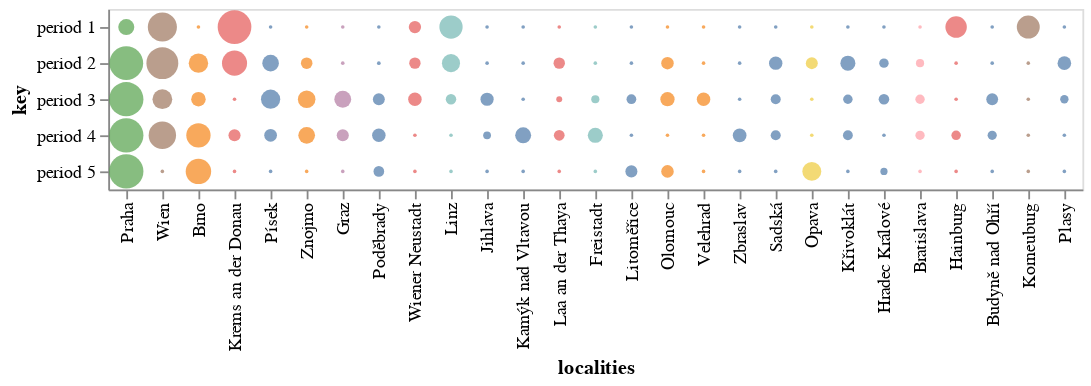

The code cell stored with this chart in its notebook:
### Code cell
time_medians = ['median_p1', 'median_p2', 'median_p3', 'median_p4', 'median_p5']

time_df = df[time_medians + ['region1', 'median']]
time_df['name'] = time_df.index
time_df.rename(columns= {
    'median_p1': 'period 1',
    'median_p2': 'period 2', 
    'median_p3': 'period 3', 
    'median_p4': 'period 4', 
    'median_p5': 'period 5'
}, inplace=True)
time_medians = ['period 1', 'period 2', 'period 3', 'period 4', 'period 5']

locations_by_median = time_df.sort_values(['median'], inplace=True, ascending=False)

time_df = time_df[time_df['median'] > 0.05]

time_chart = alt.Chart(time_df).transform_window(
    index='count()'
).transform_fold(
    time_medians
).encode(
    color=alt.Color('name:N', legend=None),
    x=alt.X(
        'name:N',
        axis=alt.Axis(title='localities'),
        sort=locations_by_median
    ),
    y=alt.Y(
        'key:N',
        scale=alt.Scale(zero=False, domain=time_medians, nice=False),
    ),
)

circles = time_chart.mark_circle(
    clip=True,
    strokeOpacity=1,
    strokeWidth=1.5
).encode(
    size=alt.Size('value:Q', legend=None),
    color=alt.Color('region1:N', legend=None),
)

circles

### Figure 1 — Vega-Lite specification as saved in the notebook (floating-point values rounded to 4 significant figures)
{"config": {"view": {"continuousWidth": 400, "continuousHeight": 300}}, "data": {"name": "data-ce8885bbfbab1a66ccf410beea4e8026"}, "mark": {"type": "circle", "clip": true, "strokeOpacity": 1, "strokeWidth": 1.5}, "encoding": {"color": {"type": "nominal", "field": "region1", "legend": null}, "size": {"type": "quantitative", "field": "value", "legend": null}, "x": {"type": "nominal", "axis": {"title": "localities"}, "field": "name", "sort": null}, "y": {"type": "nominal", "field": "key", "scale": {"domain": ["period 1", "period 2", "period 3", "period 4", "period 5"], "nice": false, "zero": false}}}, "transform": [{"window": [{"op": "count", "as": "index"}]}, {"fold": ["period 1", "period 2", "period 3", "period 4", "period 5"]}], "$schema": "https://vega.github.io/schema/vega-lite/v4.8.1.json", "datasets": {"data-ce8885bbfbab1a66ccf410beea4e8026": [{"period 1": 0.2111, "period 2": 0.9717, "period 3": 1.0, "period 4": 1.0, "period 5": 1.0, "region1": "Prag", "median": 1.0, "name": "Praha"}, {"period 1": 0.7187, "period 2": 0.863, "period 3": 0.3256, "period 4": 0.6358, "period 5": 0.0, "region1": "Wien", "median": 0.6729, "name": "Wien"}, {"period 1": 0.0, "period 2": 0.3137, "period 3": 0.1695, "period 4": 0.497, "period 5": 0.5469, "region1": "Mähren", "median": 0.4219, "name": "Brno"}, {"period 1": 0.9667, "period 2": 0.53, "period 3": 0.0, "period 4": 0.1146, "period 5": 0.0, "region1": "Niederösterreich", "median": 0.2526, "name": "Krems an der Donau"}, {"period 1": 0.0, "period 2": 0.2258, "period 3": 0.3087, "period 4": 0.1277, "period 5": 0.0, "region1": "Böhmen", "median": 0.2518, "name": "Písek"}, {"period 1": 0.0, "period 2": 0.1032, "period 3": 0.2554, "period 4": 0.2299, "period 5": 0.0, "region1": "Mähren", "median": 0.2252, "name": "Znojmo"}, {"period 1": 0.0, "period 2": 0.0, "period 3": 0.2336, "period 4": 0.1151, "period 5": 0.0, "region1": "Steiermark", "median": 0.152, "name": "Graz"}, {"period 1": 0.0, "period 2": 0.0005344, "period 3": 0.1106, "period 4": 0.1455, "period 5": 0.08681, "region1": "Böhmen", "median": 0.1395, "name": "Poděbrady"}, {"period 1": 0.1188, "period 2": 0.1001, "period 3": 0.1464, "period 4": 0.0, "period 5": 0.0, "region1": "Niederösterreich", "median": 0.129, "name": "Wiener Neustadt"}, {"period 1": 0.4549, "period 2": 0.2711, "period 3": 0.08341, "period 4": 0.0, "period 5": 0.0, "region1": "Oberösterreich", "median": 0.1139, "name": "Linz"}, {"period 1": 0.0, "period 2": 0.0, "period 3": 0.1383, "period 4": 0.04107, "period 5": 0.0, "region1": "Böhmen", "median": 0.1131, "name": "Jihlava"}, {"period 1": 0.0, "period 2": 0.0, "period 3": 0.0, "period 4": 0.2085, "period 5": 0.0, "region1": "Böhmen", "median": 0.1125, "name": "Kamýk nad Vltavou"}, {"period 1": 0.0, "period 2": 0.1009, "period 3": 0.01921, "period 4": 0.08826, "period 5": 0.0, "region1": "Niederösterreich", "median": 0.1078, "name": "Laa an der Thaya"}, {"period 1": 0.0, "period 2": 0.0, "period 3": 0.04588, "period 4": 0.1851, "period 5": 0.0, "region1": "Oberösterreich", "median": 0.1076, "name": "Freistadt"}, {"period 1": 0.0, "period 2": 0.0, "period 3": 0.07072, "period 4": 0.0, "period 5": 0.1135, "region1": "Böhmen", "median": 0.1061, "name": "Litoměřice"}, {"period 1": 0.0, "period 2": 0.1229, "period 3": 0.1641, "period 4": 0.0, "period 5": 0.1248, "region1": "Mähren", "median": 0.09828, "name": "Olomouc"}, {"period 1": 0.0, "period 2": 0.0, "period 3": 0.1458, "period 4": 0.0, "period 5": 0.0, "region1": "Mähren", "median": 0.08997, "name": "Velehrad"}, {"period 1": 0.0, "period 2": 0.0, "period 3": 0.0, "period 4": 0.1511, "period 5": 0.0, "region1": "Böhmen", "median": 0.08156, "name": "Zbraslav"}, {"period 1": 0.0, "period 2": 0.1438, "period 3": 0.07457, "period 4": 0.07621, "period 5": 0.0003691, "region1": "Böhmen", "median": 0.07681, "name": "Sadská"}, {"period 1": 0.0, "period 2": 0.1122, "period 3": 0.0, "period 4": 0.0, "period 5": 0.2986, "region1": "Schlesien", "median": 0.07146, "name": "Opava"}, {"period 1": 0.0, "period 2": 0.1828, "period 3": 0.06567, "period 4": 0.07242, "period 5": 0.0, "region1": "Böhmen", "median": 0.07041, "name": "Křivoklát"}, {"period 1": 0.0, "period 2": 0.06535, "period 3": 0.08542, "period 4": 0.0, "period 5": 0.03344, "region1": "Böhmen", "median": 0.06793, "name": "Hradec Králové"}, {"period 1": 0.0, "period 2": 0.04621, "period 3": 0.06448, "period 4": 0.06356, "period 5": 0.0, "region1": "Ungarn", "median": 0.06291, "name": "Bratislava"}, {"period 1": 0.3845, "period 2": 0.0, "period 3": 0.0, "period 4": 0.06575, "period 5": 0.0, "region1": "Niederösterreich", "median": 0.0598, "name": "Hainburg"}, {"period 1": 0.0, "period 2": 0.0, "period 3": 0.1092, "period 4": 0.06129, "period 5": 0.0, "region1": "Böhmen", "median": 0.05568, "name": "Budyně nad Ohří"}, {"period 1": 0.4435, "period 2": 0.0, "period 3": 0.0, "period 4": 3.252e-05, "period 5": 0.0, "region1": "Wien", "median": 0.05399, "name": "Korneuburg"}, {"period 1": 0.0, "period 2": 0.1479, "period 3": 0.04905, "period 4": 0.0, "period 5": 0.0, "region1": "Böhmen", "median": 0.05255, "name": "Plasy"}]}}
